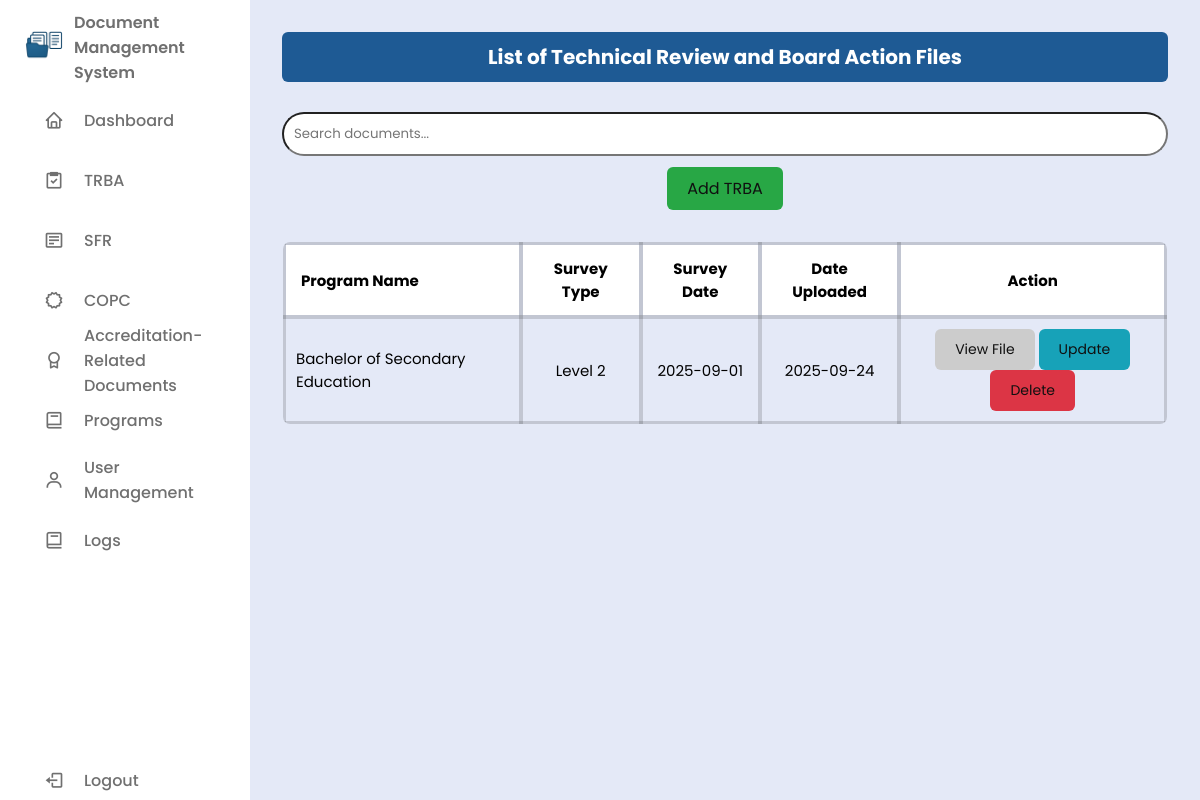
Screenshot of /users/trba.php (signed in) with the database file from the repository.
### tables this page shows
CREATE TABLE `trba` (
  `id` int(11) NOT NULL,
  `program_name` varchar(255) NOT NULL,
  `survey_type` varchar(255) NOT NULL,
  `survey_date` date NOT NULL,
  `file_name` varchar(255) NOT NULL,
  `date_uploaded` date NOT NULL DEFAULT current_timestamp()
);

### users/trba.php (the view, shortened to what this page needs)
<?php
require '../db/db_conn.php';
$isAdmin = isset($_SESSION['user_role']) && $_SESSION['user_role'] === 'admin';
?>
<!DOCTYPE html>
<html lang="en">
<head>
  <link href="https://unpkg.com/boxicons@2.1.4/css/boxicons.min.css" rel="stylesheet" />
  <link rel="stylesheet" href="../css/style.css" />
</head>
<body>
<?php include('../includes/sidebar.php'); ?>
<section class="dashboard-content">
  <section class="table-section">
    <h2>List of Technical Review and Board Action Files</h2>
      <div class="search-bar">
        <input type="text" id="searchInput" placeholder="Search documents..." onkeyup="filterTable()" />
      </div>
      <?php if ($isAdmin): ?>
    <div class="add-button-container">
      <a href="../views/add_trba_page.php" class="btn-add">Add TRBA</a>
    </div>
    <?php endif; ?>
    <div class="table-container">
      <table>
        <thead>
          <tr>
            <th>Program Name</th>
            <th>Survey Type</th>
            <th>Survey Date</th>
            <th>Date Uploaded</th>
            <th>Action</th>
          </tr>
        </thead>
        <tbody>
        <?php
        $sql = "SELECT * FROM trba ORDER BY date_uploaded DESC";
        $result = $conn->query($sql);
        if ($result && $result->num_rows > 0):
          while ($row = $result->fetch_assoc()):
        ?>
          <tr>
            <td><?= htmlspecialchars($row['program_name']) ?></td>
            <td><?= htmlspecialchars($row['survey_type']) ?></td>
            <td><?= htmlspecialchars($row['survey_date']) ?></td>
            <td><?= htmlspecialchars($row['date_uploaded']) ?></td>
            <td>
            <button type="button" class="btn-view" onclick="window.location.href='../views/view_trba_page.php?id=<?= $row['id'] ?>'">View File</button>
            <?php if ($isAdmin): ?>
              <button class="btn-update" onclick="openUpdateTrbaModal(
                <?= $row['id'] ?>,
                '<?= htmlspecialchars($row['program_name'], ENT_QUOTES) ?>',
                '<?= htmlspecialchars($row['survey_type'], ENT_QUOTES) ?>',
                '<?= $row['survey_date'] ?>'
              )">Update</button>
              <button class="btn-delete" onclick="openDeleteTrbaModal(<?= $row['id'] ?>)">Delete</button>
            <?php endif; ?>
            </td>
          </tr>
        <?php endwhile; else: ?>
          <tr><td colspan="<?= $isAdmin ? 6 : 5 ?>">No documents found.</td></tr>
        <?php endif; ?>
        </tbody>
      </table>
    </div>
  </section>
</section>
</body>
</html>

### css/style.css (style rules this page uses)
* { margin: 0; padding: 0; box-sizing: border-box; font-family: 'Poppins', sans-serif; }
:root { --body-color: #E4E9F7; --sidebar-color: #FFF; --primary-color: #1E5A94; --primary-color-light: #F6FSFF; --toggle-color: #DDD; --text-color: #707070; --tran-02: all 0.2s ease; --tran-03: all 0.3s ease; --tran-04: all 0.4s ease; --tran-05: all 0.5s ease; }
body { height: 100vh; background: var(--body-color); display: flex; }
.dashboard-content { margin-left: 250px; padding: 2rem; width: 100%; min-height: 100vh; background: var(--body-color); position: relative; overflow: hidden; }
.dashboard-content > * { position: relative; z-index: 1; }
.table-section h2 { background-color: #1E5A94; padding: 10px 15px; border-radius: 6px; text-align: center; margin-bottom: 10px; font-size: 20px; color: #fff; }
.table-section table { background: #fff; width: 100%; border-collapse: collapse; margin-top: 20px; font-size: 15px; color: #000; border: 1px solid rgba(0, 0, 0, 0.2); border-radius: 8px; overflow: hidden; }
.table-section th, .table-section td { padding: 12px 15px; border: 4px solid rgba(0, 0, 0, 0.15); text-align: left; }
.table-section th { background-color: rgba(255, 255, 255, 0.85); font-weight: 600; }
.table-container { max-height: 400px; overflow-y: auto; border-radius: 6px; background-color: transparent; }
.table-container table { width: 100%; border-collapse: collapse; background: transparent; font-size: 15px; color: #000; }
.table-container th, .table-container td { padding: 10px; text-align: left; border-bottom: 1px solid #ddd; }
.table-container thead th { position: sticky; top: 0; background-color: #fff; font-weight: 700; padding: 12px 15px; border: 4px solid rgba(0, 0, 0, 0.15); z-index: 1; text-align: center; }
.table-section td, .table-section th { text-align: center; }
.table-section tr:last-child td { border-bottom: 4px solid rgba(0, 0, 0, 0.15); }
.table-section td:first-child, .table-section th:first-child { text-align: left; }
.btn-update, .btn-view, .btn-delete, .btn-add { padding: 10px 20px; border: none; border-radius: 6px; font-size: 14px; cursor: pointer; transition: background-color 0.3s ease; color: #101010; text-decoration: none; }
.btn-view { background-color: #ccc; }
.btn-update { background-color: #17a2b8; }
.btn-delete { background-color: #dc3545; }
.btn-add { background-color: #28a745; font-size: 16px; }
.add-button-container { width: 100%; margin: 20px auto; text-align: center; }
.search-bar { margin: 30px 0 10px; }
#searchInput { width: 100%; padding: 10px; border-radius: 25px; }

### rows the page displays
trba: program_name "Bachelor of Secondary Education", survey_type "Level 2", survey_date "2025-09-01", date_uploaded "2025-09-24"
